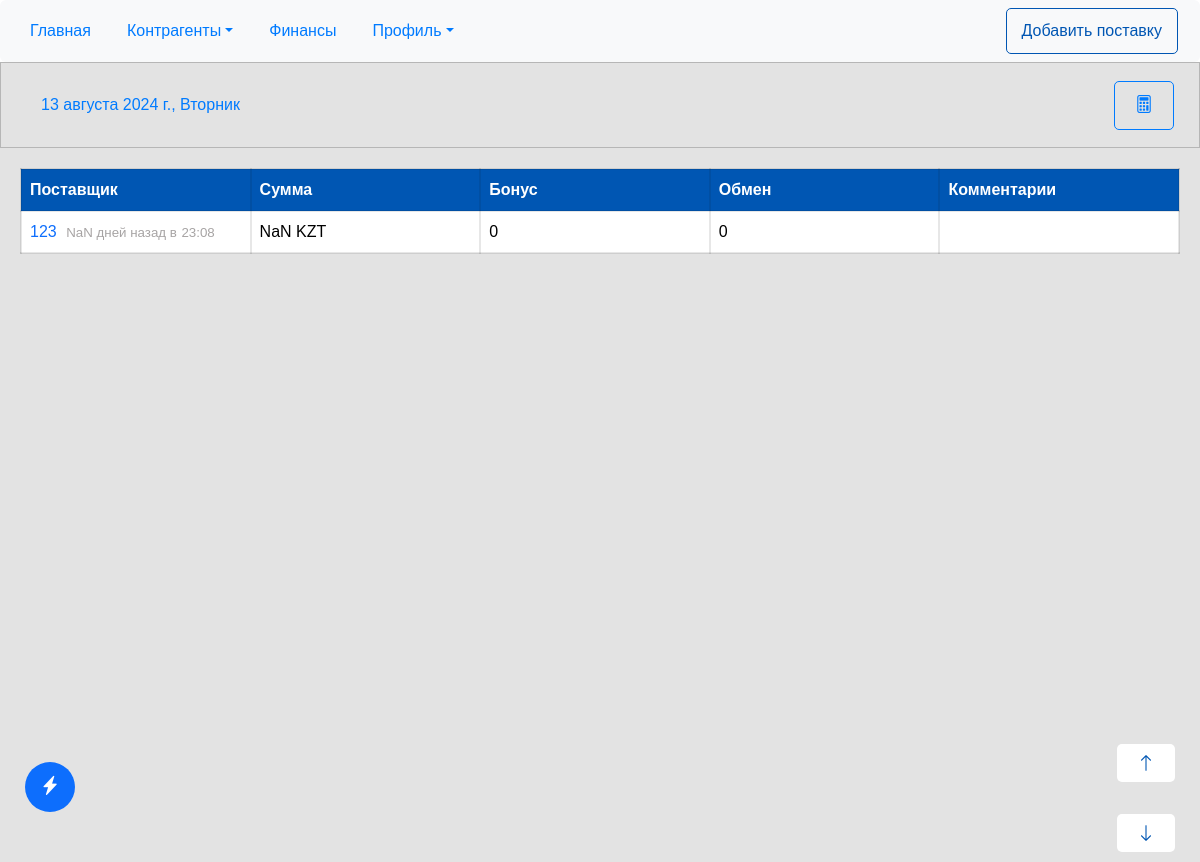
Screenshot of / (signed in) with the database file from the repository.
### sManager/models.py (models this page shows)
class Product(models.Model):
    STATUS_CHOICES = [
        ('cash', 'Наличные'),
        ('transfer', 'Банковский счёт'),
        ('mix', 'Смешанная оплата'),
    ]
    name = models.ForeignKey(Supplier, on_delete=models.CASCADE)
    cost = models.CharField(max_length=9)
    bonus = models.IntegerField(
        default=0, blank=True, null=True, verbose_name='Бонус:')
    exchange = models.IntegerField(
        default=0, blank=True, null=True, verbose_name='Обмен:')
    comment = models.TextField(
        null=True, blank=True, verbose_name='Комментарии:')
    date = models.DateField(default=None)
    confirmed = models.BooleanField(default=False, null=True, blank=True)
    payment = models.CharField(
        max_length=20, choices=STATUS_CHOICES, default='cash')
    date_added = models.DateTimeField(auto_now_add=True)
    creator = models.ForeignKey(User, on_delete=models.CASCADE)
    cash_amount = models.PositiveIntegerField(default=0, blank=True, null=True, verbose_name='Наличка:')
    transfer_amount = models.PositiveIntegerField(default=0, blank=True, null=True, verbose_name='Банковский счёт:')
    def __str__(self) -> str:
        return f'{self.name}'
    class Meta:
        verbose_name = 'Поставку'
        verbose_name_plural = 'Поставки'

class Supplier(models.Model):
    name = models.CharField('Название', max_length=50)
    supervisor = models.CharField(
        'Супервайзер', max_length=20, blank=True, null=True)
    tel_number_supervisor = models.CharField(
        'Номер Телефона (супервайзер)', max_length=20, blank=True, null=True)
    extra_info = models.TextField('Доп. информация',blank=True, null=True)
    salesman = models.CharField(
        'Торговый Представитель', max_length=20, blank=True, null=True)
    tel_number_salesman = models.CharField(
        'Номер Телефона (торг. представитель)', max_length=20, blank=True, null=True)
    delivery = models.CharField(
        'Доставка', max_length=20, blank=True, null=True)
    tel_number_delivery = models.CharField(
        'Номер Телефона (Доставка)', max_length=20, blank=True, null=True)
    creator = models.ForeignKey(User, on_delete=models.CASCADE)
    published = models.DateTimeField('Время публикации', auto_now=True)
    def __str__(self) -> str:
        return self.name
    class Meta:
        verbose_name = 'Поставщика'
        verbose_name_plural = 'Поставщики'

### sManager/views.py (the view)
# urls.py: path('', views.homePage, name='home-page'),
@login_required
def homePage(request):
    current_datetime = timezone.now().date()
    filter_option = request.GET.get('confirmationFilter', 'default')
    products_gen = Product.objects.filter(creator=request.user).filter(
            Q(date__gt=current_datetime) | Q(date=current_datetime))
    if filter_option in ['True', 'False']:
        products = products_gen.filter(confirmed=(filter_option == 'True')).order_by('date')
    else:
        products = products_gen.order_by('date')
    grouped_products = {}
    for date, group in groupby(products, key=lambda x: x.date):
        grouped_products[date] = list(group)
    return render(request, 'sManager/home.html', {
        'grouped_products': grouped_products,
        'today': current_datetime,
        'filter': filter_option
    })

### sManager/templates/sManager/home.html (shortened to what this page needs)
{% extends 'general/base.html'%}
{% load static%}
{% block content %}
{% for date, products_list in grouped_products.items %}
<div class="date-title-general">
  <div class="date-title" onclick="show_date_group('date_group_{{forloop.counter}}')">{{ date }}, {{date|date:'l'}}</div>
  <button id="openModalButton" class="sum_button bi bi-calculator" date="{{date|date:'Y-m-d'}}" date_f="{{date}}" today="{{today}}" date_group = "date_group_{{forloop.counter}}" title="Посчитать сумму"></button>
</div>
<table class="date_group_{{forloop.counter}} date_group show_group table table-hover ">
    <tr>
        <th >Поставщик </th>
        <th >Сумма</th>
        <th  class="secondary-data" >Бонус</th>
        <th class="secondary-data"  >Обмен </th>
        <th class="secondary-data" >Комментарии</th>
      </tr>
      {% for product in products_list %}
      <tr id="{{product.id}}"confirmed="{{product.confirmed}}"  product="{{product}}" today='{{today.date}}' date="{{date}}" class="sessionSensible">
        <td class=" {% if product.confirmed %}bi bi-check-circle{% endif %}"><a href="{% url 'sManager:supplier-edit' pk=product.name.id%}" style="text-decoration: none;">{{product.name|truncatechars:12}}</a>
          <span title="{{product.date_added}}">
            <span style="font-size: smaller; color: #a7a4a4; margin-left: 5px;" class="date_added">{{product.date_added|date:'Y-m-d'}}</span>
            <span style="font-size: smaller; color: #a7a4a4; ">{{product.date_added.time}}</span>
          </span>
        </td>
        <td  onclick="redirectTo('{{product.id}}')"  class="cost_cat " cost="{{product.cost}}" payment="{{product.payment}}" confirmed = '{{product.confirmed}}'>
          <span class="currency-text">{{product.cost}}</span>
        </td>
        {% if product.bonus == 0%}
        <td  onclick="redirectTo('{{product.id}}')"  class="secondary-data">{{product.bonus}}</td>
        {% else %}
        <td  onclick="redirectTo('{{product.id}}')"  class="secondary-data" style="color:#218838; font-weight: bold;">+{{product.bonus}}</td>
        {% endif %}
        {% if product.exchange == 0%}
        <td  onclick="redirectTo('{{product.id}}')"  class="secondary-data">{{product.exchange}}</td>
        {% else %}
        <td   onclick="redirectTo('{{product.id}}')"  class="secondary-data"style="color:#c82333; font-weight: bold;">-{{product.exchange}}</td>
        {% endif %}
        <td   onclick="redirectTo('{{product.id}}')"  class="secondary-data" title="{{product.comment}}">{{product.comment|truncatechars:50}}</td>
        </tr>
      {% endfor %}
      </table>
{% endfor %}
{% endblock content %}
{% block externals %}
<link rel="stylesheet" href="{% static 'css/sManager/home.css'%}">
{% endblock externals %}

### sManager/static/css/general/base.css (style rules this page uses)
* { font-family: Arial, Helvetica, sans-serif; margin: 0; padding: 0; box-sizing: border-box; }
button:not(.phone_form button, .btn.btn-success) { padding: 10px 20px; margin: 0 5px; border: none; border-radius: 5px; cursor: pointer; font-weight: bold; transition: background-color 0.3s, color 0.3s; }
body { overflow-x: hidden; background-color: #f5f5f5; height: auto; min-width: 100vw; }
table { font-family: Arial, sans-serif; border-collapse: collapse; width: 100%; table-layout: fixed; padding: 20px; }
td, th { text-align: left; padding: 8px; border: 2px solid #12121219 !important; }
th { width: 10%; background-color: #0056b3 !important; color: #fff !important; }
tr { width: 100vw; background-color: #fff; }
tr:nth-child(even) { background-color: #f2f2f2; }

### sManager/static/css/sManager/home.css (style rules this page uses)
.date_group { display: none; }
.show_group { display: block; }
.date-title-general { width: 100%; color: #ffc53a; background-color: transparent; margin: 0; display: flex; align-items: center; justify-content: space-between; padding: 10px 20px; border: 1px solid rgba(0, 0, 0, 0.2); }
.date-title { width: 70%; color: #007bff; background-color: transparent; padding: 20px; margin: 0; flex-grow: 1; margin-right: 10px; cursor: pointer; }
.sum_button { color: #007bff; background-color: transparent; border: 1px solid #007bff !important; padding: 10px; font-size: large; cursor: pointer; }

### sManager/static/css/general/base_mobile.css (style rules this page uses)
.date-title-general { display: block !important; }
div.date-title, .sum_button { width: 100% !important; }
td,th { min-width: 250px !important; }
table { overflow-x: scroll !important; }
.secondary-data { display: none; }

### rows the page displays
Product: date "13 августа 2024 г.", date "Вторник", name "123", date_added.time "23:08", bonus "0", exchange "0"
